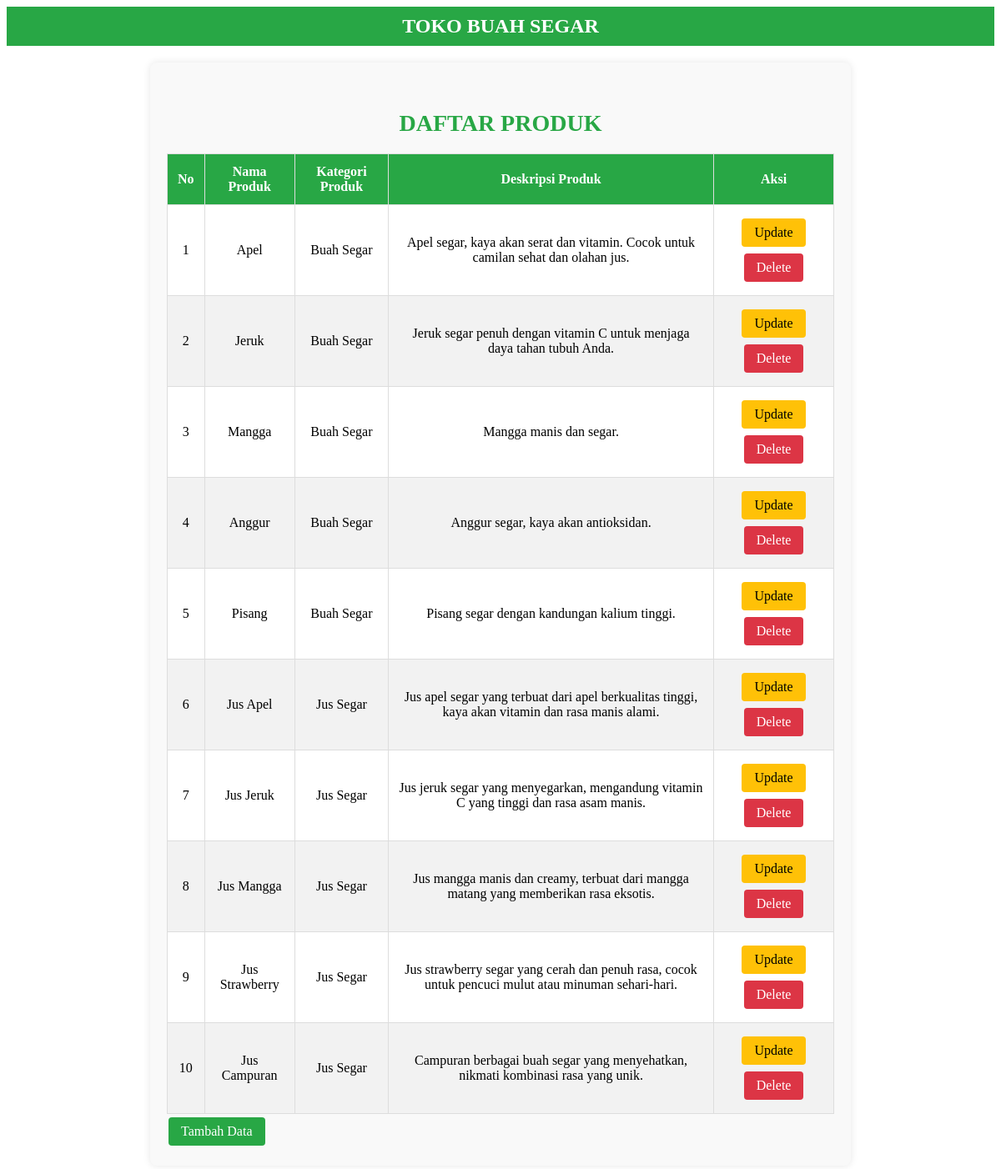
The page / on the database its author committed.
### tables this page shows
CREATE TABLE `produk` (
  `id_produk` int(11) NOT NULL,
  `nama_produk` varchar(50) NOT NULL,
  `kategori_produk` varchar(50) NOT NULL,
  `deskripsi_produk` text NOT NULL
);

### index.php (the view, shortened to what this page needs)
<!DOCTYPE html>
<html lang="id">
<head>
</head>
<body>
  <nav class="navbar">
    <span class="navbar-brand mb-0 h1">TOKO BUAH SEGAR</span>
  </nav>
  <div class="container">
    <h4>DAFTAR PRODUK</h4>
    <table class="table table-bordered">
      <thead>
        <tr>
          <th>No</th>
          <th>Nama Produk</th>
          <th>Kategori Produk</th>
          <th>Deskripsi Produk</th>
          <th colspan='2'>Aksi</th>
        </tr>
      </thead>
      <tbody>
        <?php
          include "koneksi.php";
          $sql = "SELECT * from produk order by id_produk asc";
          $hasil = mysqli_query($conn, $sql);
          $no = 0;
          while ($data = mysqli_fetch_array($hasil)) {
              $no++;
        ?>
          <tr>
            <td><?php echo $no; ?></td>
            <td><?php echo $data["nama_produk"]; ?></td>
            <td><?php echo $data["kategori_produk"]; ?></td>
            <td><?php echo $data["deskripsi_produk"]; ?></td>
            <td>
              <a href="update.php?id_produk=<?php echo htmlspecialchars($data['id_produk']); ?>" class="btn btn-warning" role="button">Update</a>
              <a href="<?php echo htmlspecialchars($_SERVER["PHP_SELF"]);?>?id_produk=<?php echo $data['id_produk']; ?>" class="btn btn-danger" role="button">Delete</a>
            </td>
          </tr>
        <?php
          }
        ?>
      </tbody>
    </table>
    <a href="create.php" class="btn btn-primary" role="button">Tambah Data</a>
  </div>
</body>
</html>

### index.php (style rules this page uses)
.navbar { background-color: #28a745; color: white; padding: 10px; text-align: center; }
.navbar .navbar-brand { color: white; font-size: 24px; font-weight: bold; }
.container { max-width: 800px; margin: 20px auto; background-color: #f9f9f9; padding: 20px; border-radius: 8px; box-shadow: 0 0 10px rgba(0, 0, 0, 0.1); animation: fadeIn 1s ease-in-out; }
h4 { color: #28a745; font-size: 28px; font-weight: bold; text-align: center; margin-bottom: 20px; }
table { width: 100%; margin-top: 10px; border-collapse: collapse; background-color: white; animation: slideUp 0.5s ease-out; }
th, td { border: 1px solid #ddd; padding: 12px; text-align: center; font-size: 16px; transition: background-color 0.3s ease; }
th { background-color: #28a745; color: white; font-weight: bold; }
tr:nth-child(even) { background-color: #f2f2f2; }
.btn { padding: 8px 15px; margin: 4px 2px; border: none; border-radius: 4px; cursor: pointer; text-decoration: none; color: white; transition: background-color 0.3s ease, transform 0.2s ease-in-out; display: inline-block; }
.btn-primary { background-color: #28a745; }
.btn-warning { background-color: #ffc107; color: black; }
.btn-danger { background-color: #dc3545; }

### rows shown on the page
produk: nama_produk "Apel", kategori_produk "Buah Segar", deskripsi_produk "Apel segar, kaya akan serat dan vitamin. Cocok untuk camilan sehat dan olahan jus."
produk: nama_produk "Jeruk", kategori_produk "Buah Segar", deskripsi_produk "Jeruk segar penuh dengan vitamin C untuk menjaga daya tahan tubuh Anda."
produk: nama_produk "Mangga", kategori_produk "Buah Segar", deskripsi_produk "Mangga manis dan segar."
produk: nama_produk "Anggur", kategori_produk "Buah Segar", deskripsi_produk "Anggur segar, kaya akan antioksidan."
produk: nama_produk "Pisang", kategori_produk "Buah Segar", deskripsi_produk "Pisang segar dengan kandungan kalium tinggi."
produk: nama_produk "Jus Apel", kategori_produk "Jus Segar", deskripsi_produk "Jus apel segar yang terbuat dari apel berkualitas tinggi, kaya akan vitamin dan rasa manis alami."
produk: nama_produk "Jus Jeruk", kategori_produk "Jus Segar", deskripsi_produk "Jus jeruk segar yang menyegarkan, mengandung vitamin C yang tinggi dan rasa asam manis."
produk: nama_produk "Jus Mangga", kategori_produk "Jus Segar", deskripsi_produk "Jus mangga manis dan creamy, terbuat dari mangga matang yang memberikan rasa eksotis."
produk: nama_produk "Jus Strawberry", kategori_produk "Jus Segar", deskripsi_produk "Jus strawberry segar yang cerah dan penuh rasa, cocok untuk pencuci mulut atau minuman sehari-hari."
produk: nama_produk "Jus Campuran", kategori_produk "Jus Segar", deskripsi_produk "Campuran berbagai buah segar yang menyehatkan, nikmati kombinasi rasa yang unik."
